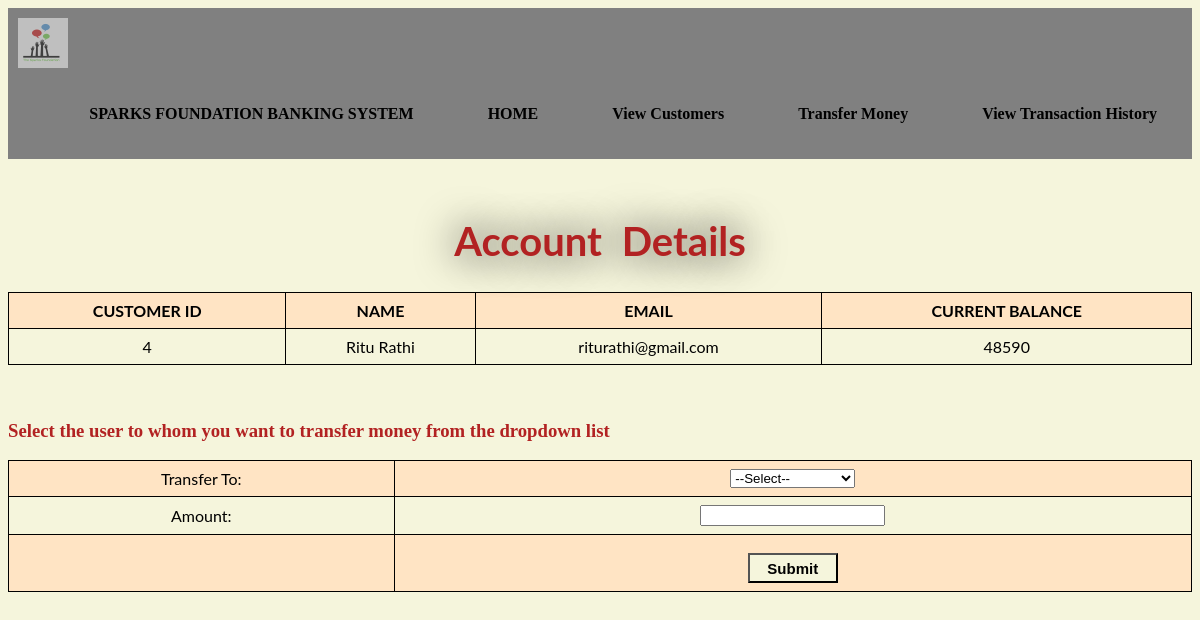
Screenshot of /transact.php?Name=Ritu Rathi with the database file from the repository.
### tables this page shows
CREATE TABLE `customer` (
  `id` int(3) NOT NULL,
  `name` text NOT NULL,
  `email` varchar(30) NOT NULL,
  `balance` int(8) NOT NULL
);

### transact.php (the view, shortened to what this page needs)
<?php
include 'connection.php';
if(isset($_GET['Name'])){
	$Name=$_GET['Name'];
}
$q="SELECT * From customer WHERE Name='$Name'";
$result=mysqli_query($con,$q);
?>
<html>
<head>
<link rel = "stylesheet" type = "text/css" href = "buttons.css">
</head>
<body style="background-color:	#f5f5dc;">
 <nav>
            <div class="logo">
                <img src="logo.png" width="50" height="50">
            </div>
            <ul>
            <li><a href='#'>SPARKS FOUNDATION BANKING SYSTEM</a></li>
                <li><a href="#">HOME</a></li>
                <li><a href="display.php">View Customers</a></li>
                <li><a href="transfermoney.php">Transfer Money </a></li>
                <li><a href="transactionhistory.php">View Transaction History</a></li>
            </ul>
        </nav>
<br>
<div>
	<h1 style="font-family: 'Lato', sans-serif;;text-align:center;color:FireBrick;">Account Details</h1>
	<table style="background-color:#f5f5dc;">
	   <th>CUSTOMER ID</th>
	   <th>NAME </th>
	   <th>EMAIL</th>
	   <th>CURRENT BALANCE</th>
	   <tr>
		<?php
			$row=mysqli_fetch_array($result)
		?>
		<td><?php echo  $row["id"]; ?></td>
		<td><?php echo  $row["name"]; ?></td>
		<td><?php echo  $row["email"]; ?></td>
		<td><?php echo  $row["balance"]; ?></td>
	   </tr>
	</table>
</div>
<?php echo "<form method='post' action='transaction.php?Name=$Name'>"?>
<br><br>
<h3 style="font-family: cursive;color:	FireBrick;">Select the user to whom you want to transfer money from the dropdown list</h3>
<table border="0px" style="background-color:#f5f5dc;">
	<tr>
	<td>Transfer To:</td>
	<td><select name="user">
		<option>--Select--</option>
		</select></td></tr>
		<tr><td>Amount:</td><td><input type="text" name="Amount"></td></tr>
		<tr><td></td><td><input type="submit" name="submit" value="Submit" align=center style="margin-top: 10px; width:6em; height:2em; font-size:15px; background-color:Beige; font-weight: bold;"></td></tr>
</table>
</form>
</body>
</html>

### buttons.css (style rules this page uses)
img { opacity:0.5; }
h1 { font-family:serif; font-weight: bold; color: #67E6EC; margin-top:40px; text-align: center; font-size: 55px; text-shadow:black 0 0 40px; word-spacing: 10px; }

### transact.php (style rules this page uses)
table { font-family: 'Lato', sans-serif;; border-collapse: collapse; width: 100%; }
h1 { font-family: 'Lato', sans-serif;; font-size:40px; }
td, th { border: 1px solid black; text-align: center; padding: 8px; }
tr:nth-child(odd) { background-color:Bisque; }
nav { width: 100%; background-color:grey; overflow:hidden; }
nav ul { list-style-type: none; float: right; margin-top:7px; }
nav ul li { display:inline-block; }
nav ul li a { text-decoration:none; padding: 20px 35px; text-align:center ; color: #000000; display:block; font-weight: 700; }
.logo { float: left; padding: 10px; }

### rows the page displays
customer: id "4", name "Ritu Rathi", email "riturathi@gmail.com", balance "48590"
